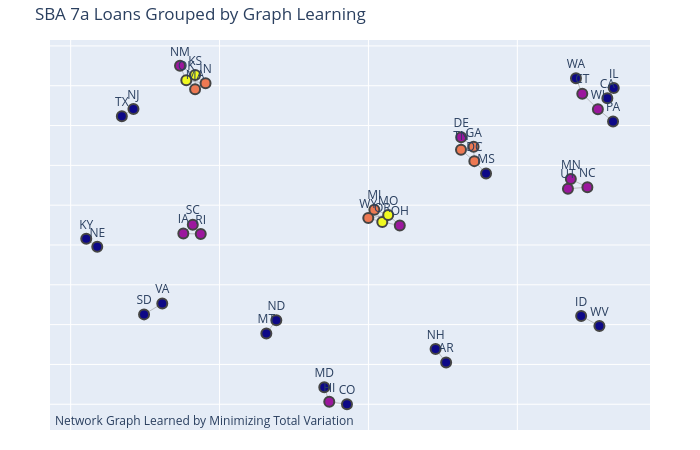

Notebook source saved alongside this figure:
### Code cell
import networkx as nx
import plotly.graph_objects as go


# Get positions for the nodes using a layout algorithm (e.g., spring layout)
pos = nx.spring_layout(G)

# 2. Create Edges
# Add edges as disconnected lines in a single trace
edge_x = []
edge_y = []
for edge in G.edges():
    x0, y0 = pos[edge[0]]
    x1, y1 = pos[edge[1]]
    edge_x.append(x0)
    edge_x.append(x1)
    edge_x.append(None) # Separates lines to prevent connecting between distinct edges
    edge_y.append(y0)
    edge_y.append(y1)
    edge_y.append(None)

edge_trace = go.Scatter(
    x=edge_x, y=edge_y,
    line=dict(width=0.5, color='#888'),
    hoverinfo='none',
    mode='lines')

# 3. Create Nodes with Labels
node_x = []
node_y = []
node_labels = []
for node in G.nodes():
    x, y = pos[node]
    node_x.append(x)
    node_y.append(y)
    node_labels.append(f'{node}') # Example labels

node_trace = go.Scatter(
    x=node_x, y=node_y,
    mode='markers+text', # Add text to markers
    hoverinfo='text',
    text=node_labels, # Assign labels to text
    textposition="top center", # Position the labels
    marker=dict(
        showscale=False,
        size=10,
        color=[],
        line_width=2))

# Optional: Color nodes by degree
node_adjacencies = []
for node, adjacencies in enumerate(G.adjacency()):
    node_adjacencies.append(len(adjacencies[1]))
node_trace.marker.color = node_adjacencies

# 4. Create the Figure and set the height
fig = go.Figure(data=[edge_trace, node_trace],
                layout=go.Layout(
                    title='SBA 7a Loans Grouped by Graph Learning',
                    showlegend=False,
                    hovermode='closest',
                    margin=dict(b=20,l=50,r=50,t=40),
                    annotations=[ dict(
                        text="Network Graph Learned by Minimizing Total Variation",
                        showarrow=False,
                        xref="paper", yref="paper",
                        x=0.005, y= -0.002 ) ],
                    xaxis=dict(showgrid=True, zeroline=False, showticklabels=False),
                    yaxis=dict(showgrid=True, zeroline=False, showticklabels=False),
                    autosize=False,
                    height=450, # Set the height to approximately half a page (in px)
                    width=700 # Optional: set width as well
                )
            )

# 5. Display the figure
fig.show()

### Figure 1 — Plotly figure (JSON) as saved in the notebook; plotly's stock layout.template omitted (floating-point values rounded to 4 significant figures)
{"data": [{"hoverinfo": "none", "line": {"color": "#888", "width": 0.5}, "mode": "lines", "type": "scatter", "x": [-0.7892, -0.8282, null, 0.8238, 0.8022, null, -0.0721, -0.1316, null, -0.1316, -0.1483, null, -0.6924, -0.7535, null, 0.3949, 0.3556, null, 0.3556, 0.3108, null, 0.3556, 0.353, null, 0.3108, 0.353, null, 0.3108, 0.3113, null, 0.353, 0.3113, null, 0.1052, 0.04646, null, 0.1052, 0.06628, null, 0.04646, 0.06628, null, 0.04646, 0.01975, null, 0.04646, -0.0006004, null, 0.06628, 0.01975, null, 0.06628, -0.0006004, null, 0.01975, -0.0006004, null, -0.5632, -0.5899, null, -0.5632, -0.6217, null, -0.5899, -0.6217, null, 0.6969, 0.7181, null, 0.7181, 0.7705, null, 0.7705, 0.8214, null, 0.6796, 0.7352, null, 0.6796, 0.6699, null, 0.7352, 0.6699, null, -0.6329, -0.5819, null, -0.6329, -0.6117, null, -0.5819, -0.6117, null, -0.5819, -0.5471, null, -0.5819, -0.5822, null, -0.6117, -0.5471, null, -0.6117, -0.5822, null, -0.5471, -0.5822, null, -0.9108, -0.9477, null, 0.2609, 0.2254, null, -0.3429, -0.3094, null, 0.7756, 0.7143, null], "y": [0.4826, 0.447, null, 0.5886, 0.5373, null, -1, -0.9877, null, -0.9877, -0.9151, null, -0.4939, -0.5485, null, 0.1586, 0.2213, null, 0.2213, 0.2783, null, 0.2213, 0.2935, null, 0.2783, 0.2935, null, 0.2783, 0.3411, null, 0.2935, 0.3411, null, -0.1022, -0.08444, null, -0.1022, -0.0489, null, -0.08444, -0.0489, null, -0.08444, -0.02263, null, -0.08444, -0.06456, null, -0.0489, -0.02263, null, -0.0489, -0.06456, null, -0.02263, -0.06456, null, -0.1449, -0.09819, null, -0.1449, -0.1425, null, -0.09819, -0.1425, null, 0.6375, 0.56, null, 0.56, 0.4823, null, 0.4823, 0.4203, null, 0.1311, 0.09002, null, 0.1311, 0.0827, null, 0.09002, 0.0827, null, 0.7004, 0.6542, null, 0.7004, 0.6271, null, 0.6542, 0.6271, null, 0.6542, 0.6126, null, 0.6542, 0.5827, null, 0.6271, 0.6126, null, 0.6271, 0.5827, null, 0.6126, 0.5827, null, -0.2089, -0.1689, null, -0.7901, -0.7226, null, -0.644, -0.5783, null, -0.6067, -0.5561, null]}, {"hoverinfo": "text", "marker": {"color": [1, 1, 1, 1, 1, 2, 1, 1, 1, 1, 3, 3, 3, 2, 2, 4, 4, 3, 3, 2, 2, 2, 1, 2, 2, 1, 2, 2, 2, 2, 4, 4, 3, 3, 1, 1, 1, 1, 1, 1, 1, 1], "line": {"width": 2}, "showscale": false, "size": 10}, "mode": "markers+text", "text": ["NJ", "TX", "IL", "CA", "CO", "HI", "MD", "VA", "SD", "MS", "DC", "TN", "GA", "DE", "OH", "OR", "MO", "MI", "WY", "RI", "SC", "IA", "WA", "CT", "WI", "PA", "MN", "NC", "UT", "NM", "KS", "OK", "IN", "MA", "NE", "KY", "AR", "NH", "MT", "ND", "WV", "ID"], "textposition": "top center", "type": "scatter", "x": [-0.7892, -0.8282, 0.8238, 0.8022, -0.0721, -0.1316, -0.1483, -0.6924, -0.7535, 0.3949, 0.3556, 0.3108, 0.353, 0.3113, 0.1052, 0.04646, 0.06628, 0.01975, -0.0006004, -0.5632, -0.5899, -0.6217, 0.6969, 0.7181, 0.7705, 0.8214, 0.6796, 0.7352, 0.6699, -0.6329, -0.5819, -0.6117, -0.5471, -0.5822, -0.9108, -0.9477, 0.2609, 0.2254, -0.3429, -0.3094, 0.7756, 0.7143], "y": [0.4826, 0.447, 0.5886, 0.5373, -1, -0.9877, -0.9151, -0.4939, -0.5485, 0.1586, 0.2213, 0.2783, 0.2935, 0.3411, -0.1022, -0.08444, -0.0489, -0.02263, -0.06456, -0.1449, -0.09819, -0.1425, 0.6375, 0.56, 0.4823, 0.4203, 0.1311, 0.09002, 0.0827, 0.7004, 0.6542, 0.6271, 0.6126, 0.5827, -0.2089, -0.1689, -0.7901, -0.7226, -0.644, -0.5783, -0.6067, -0.5561]}], "layout": {"annotations": [{"showarrow": false, "text": "Network Graph Learned by Minimizing Total Variation", "x": 0.005, "xref": "paper", "y": -0.002, "yref": "paper"}], "autosize": false, "height": 450, "hovermode": "closest", "margin": {"b": 20, "l": 50, "r": 50, "t": 40}, "showlegend": false, "title": {"text": "SBA 7a Loans Grouped by Graph Learning"}, "width": 700, "xaxis": {"showgrid": true, "showticklabels": false, "zeroline": false}, "yaxis": {"showgrid": true, "showticklabels": false, "zeroline": false}}}
